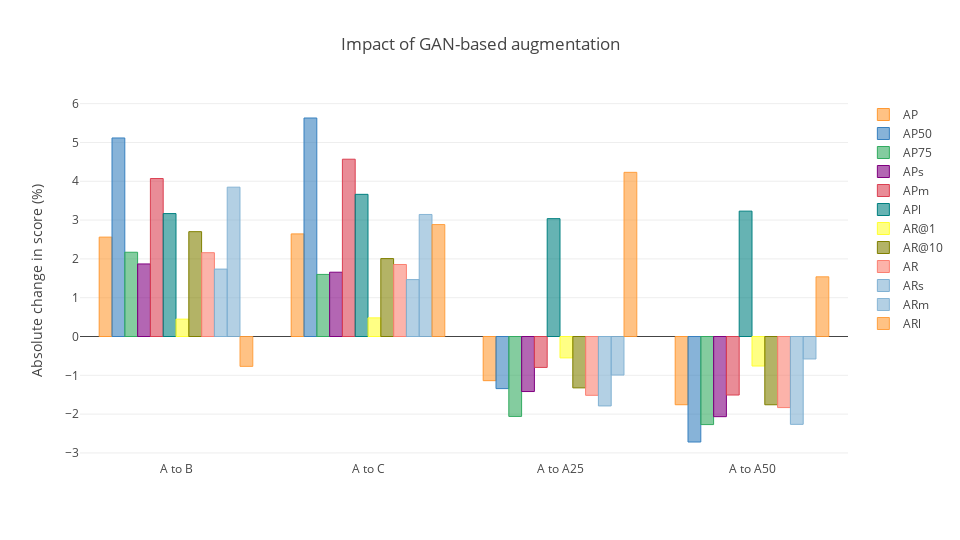

Notebook source saved alongside this figure:
### Code cell
layout = {
    "title": "Impact of GAN-based augmentation",
    "yaxis": {
        "title": "Absolute change in score (%)"
    },
    "width": 960,
    "height": 540
}
fig = df_combined.iplot(kind = "bar", y = ["AP", "AP50", "AP75", "APs", "APm", "APl", "AR@1", "AR@10", "AR", "ARs", "ARm", "ARl"], layout = layout, asFigure = True)
py.offline.iplot(fig, show_link = False, config = config)

### Figure 1 — Plotly figure (JSON) as saved in the notebook; plotly's stock layout.template omitted (floating-point values rounded to 4 significant figures)
{"data": [{"marker": {"color": "rgba(255, 153, 51, 0.6)", "line": {"color": "rgba(255, 153, 51, 1.0)", "width": 1}}, "name": "AP", "orientation": "v", "text": "", "type": "bar", "uid": "b13ffc70-31b2-48c2-b035-c60326eb3e57", "x": ["A to B", "A to C", "A to A25", "A to A50"], "y": [2.561, 2.644, -1.138, -1.758]}, {"marker": {"color": "rgba(55, 128, 191, 0.6)", "line": {"color": "rgba(55, 128, 191, 1.0)", "width": 1}}, "name": "AP50", "orientation": "v", "text": "", "type": "bar", "uid": "118b6357-2279-4045-9e82-71808e68a411", "x": ["A to B", "A to C", "A to A25", "A to A50"], "y": [5.116, 5.631, -1.342, -2.718]}, {"marker": {"color": "rgba(50, 171, 96, 0.6)", "line": {"color": "rgba(50, 171, 96, 1.0)", "width": 1}}, "name": "AP75", "orientation": "v", "text": "", "type": "bar", "uid": "24201660-ce3e-4375-9bd0-d552348c9392", "x": ["A to B", "A to C", "A to A25", "A to A50"], "y": [2.171, 1.6, -2.059, -2.27]}, {"marker": {"color": "rgba(128, 0, 128, 0.6)", "line": {"color": "rgba(128, 0, 128, 1.0)", "width": 1}}, "name": "APs", "orientation": "v", "text": "", "type": "bar", "uid": "93184f84-73db-4668-97f0-d83bbe48dc3c", "x": ["A to B", "A to C", "A to A25", "A to A50"], "y": [1.87, 1.657, -1.418, -2.066]}, {"marker": {"color": "rgba(219, 64, 82, 0.6)", "line": {"color": "rgba(219, 64, 82, 1.0)", "width": 1}}, "name": "APm", "orientation": "v", "text": "", "type": "bar", "uid": "119773e1-4a36-4411-8b52-7bd2948370e4", "x": ["A to B", "A to C", "A to A25", "A to A50"], "y": [4.071, 4.569, -0.7965, -1.508]}, {"marker": {"color": "rgba(0, 128, 128, 0.6)", "line": {"color": "rgba(0, 128, 128, 1.0)", "width": 1}}, "name": "APl", "orientation": "v", "text": "", "type": "bar", "uid": "f17f3157-5cfc-460c-8eef-15bda0d626c9", "x": ["A to B", "A to C", "A to A25", "A to A50"], "y": [3.167, 3.664, 3.037, 3.231]}, {"marker": {"color": "rgba(255, 255, 51, 0.6)", "line": {"color": "rgba(255, 255, 51, 1.0)", "width": 1}}, "name": "AR@1", "orientation": "v", "text": "", "type": "bar", "uid": "e336cbcd-f603-4d67-a273-e933111e0f96", "x": ["A to B", "A to C", "A to A25", "A to A50"], "y": [0.4472, 0.4807, -0.5507, -0.7606]}, {"marker": {"color": "rgba(128, 128, 0, 0.6)", "line": {"color": "rgba(128, 128, 0, 1.0)", "width": 1}}, "name": "AR@10", "orientation": "v", "text": "", "type": "bar", "uid": "e492c189-ea77-46ce-9440-040637a90c54", "x": ["A to B", "A to C", "A to A25", "A to A50"], "y": [2.702, 2.008, -1.323, -1.758]}, {"marker": {"color": "rgba(251, 128, 114, 0.6)", "line": {"color": "rgba(251, 128, 114, 1.0)", "width": 1}}, "name": "AR", "orientation": "v", "text": "", "type": "bar", "uid": "f87a6066-e3aa-425d-bffa-d43f5b086319", "x": ["A to B", "A to C", "A to A25", "A to A50"], "y": [2.16, 1.856, -1.515, -1.831]}, {"marker": {"color": "rgba(128, 177, 211, 0.6)", "line": {"color": "rgba(128, 177, 211, 1.0)", "width": 1}}, "name": "ARs", "orientation": "v", "text": "", "type": "bar", "uid": "6a7cda73-8642-40c1-9d43-2c9156bfc42c", "x": ["A to B", "A to C", "A to A25", "A to A50"], "y": [1.737, 1.466, -1.789, -2.263]}, {"marker": {"color": "rgba(128, 177, 211, 0.6)", "line": {"color": "rgba(128, 177, 211, 0.8999999999999999)", "width": 1}}, "name": "ARm", "orientation": "v", "text": "", "type": "bar", "uid": "e2652592-5dcd-45ff-846d-5f97c33db090", "x": ["A to B", "A to C", "A to A25", "A to A50"], "y": [3.848, 3.145, -0.9931, -0.5793]}, {"marker": {"color": "rgba(255, 153, 51, 0.6)", "line": {"color": "rgba(255, 153, 51, 0.8999999999999999)", "width": 1}}, "name": "ARl", "orientation": "v", "text": "", "type": "bar", "uid": "371b2674-4f88-4b97-9f7c-3591e3c20513", "x": ["A to B", "A to C", "A to A25", "A to A50"], "y": [-0.7692, 2.885, 4.231, 1.538]}], "layout": {"height": 540, "title": {"text": "Impact of GAN-based augmentation"}, "width": 960, "yaxis": {"title": {"text": "Absolute change in score (%)"}}}}
